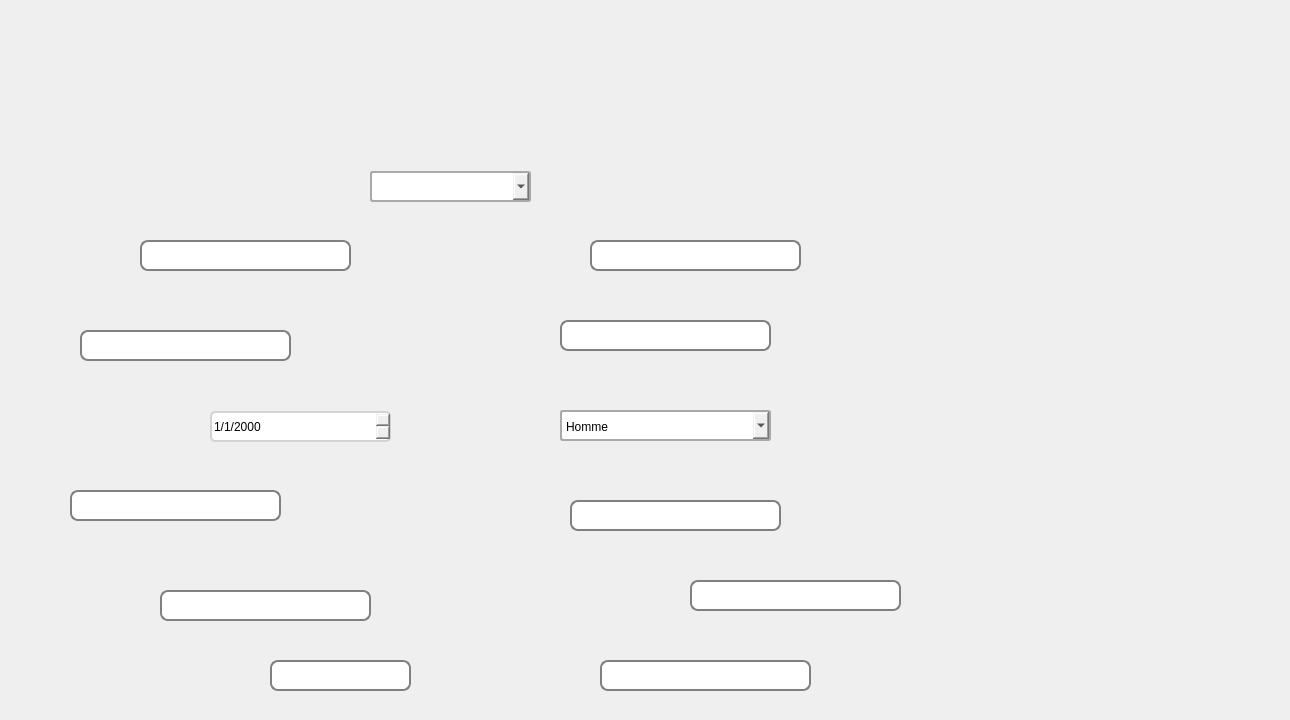
   <widget class="QWidget" name="tab_2">
    <attribute name="title">
     <string>Modifier Personels</string>
    </attribute>
    <widget class="QWidget" name="widget_6" native="true">
     <property name="geometry">
      <rect>
       <x>0</x>
       <y>0</y>
       <width>1281</width>
       <height>711</height>
      </rect>
     </property>
     <property name="styleSheet">
      <string notr="true">QWidget#widget_6
{
	background-image: url(:/ModPers.png);
}</string>
     </property>
     <widget class="QComboBox" name="comboBox">
      <property name="geometry">
       <rect>
        <x>370</x>
        <y>171</y>
        <width>161</width>
        <height>31</height>
       </rect>
      </property>
      <property name="styleSheet">
       <string notr="true">border-width:2px;
border-style:solid;
border-color:darkblue;

border-radius: 3px;
padding: 1px 18px 1px 3px;
min-width: 6em;

background: qlineargradient(x1: 0, y1: 0, x2: 0, y2: 1,
                       stop: 0 #D3D3D3, stop: 0.4 #D8D8D8,
                       stop: 0.5 #DDDDDD, stop: 1.0 #E1E1E1);


padding-top: 3px;
padding-left: 4px;

subcontrol-origin: padding;
subcontrol-position: top right;
width: 15px;

border-left-width: 1px;
border-left-color: darkgray;
border-left-style: solid; 
border-top-right-radius: 3px; 
border-bottom-right-radius: 3px;

top: 1px;
left: 1px;

border: 2px solid darkgray;
selection-background-color: lightgray;

</string>
      </property>
     </widget>
     <widget class="QPushButton" name="pushButton_2">
      <property name="geometry">
       <rect>
        <x>580</x>
        <y>170</y>
        <width>121</width>
        <height>41</height>
       </rect>
      </property>
      <property name="styleSheet">
       <string notr="true">QPushButton{
border-style:solid;

background-color:#AARRGGBB ;
color:#fff;
border-radius:7px;
}


</string>
      </property>
      <property name="text">
       <string/>
      </property>
     </widget>
     <widget class="QPushButton" name="retour_2">
      <property name="geometry">
       <rect>
        <x>1150</x>
        <y>60</y>
        <width>111</width>
        <height>41</height>
       </rect>
      </property>
      <property name="styleSheet">
       <string notr="true">QPushButton{
border-style:solid;

background-color:#AARRGGBB ;
color:#fff;
border-radius:7px;
}

</string>
      </property>
      <property name="text">
       <string/>
      </property>
     </widget>
     <widget class="QPushButton" name="pushButton_4">
      <property name="geometry">
       <rect>
        <x>540</x>
        <y>170</y>
        <width>31</width>
        <height>31</height>
       </rect>
      </property>
      <property name="styleSheet">
       <string notr="true">QPushButton{
border-style:solid;

background-color:#AARRGGBB ;
color:#fff;
border-radius:7px;
}

</string>
      </property>
      <property name="text">
       <string/>
      </property>
     </widget>
     <widget class="QLineEdit" name="Special_2">
      <property name="geometry">
       <rect>
        <x>590</x>
        <y>240</y>
        <width>211</width>
        <height>31</height>
       </rect>
      </property>
      <property name="styleSheet">
       <string notr="true">QLineEdit {
padding: 1px;
border-style: solid;
border: 2px solid gray;
border-radius: 8px;
}</string>
      </property>
     </widget>
     <widget class="QLineEdit" name="LineEdit_7">
      <property name="geometry">
       <rect>
        <x>690</x>
        <y>580</y>
        <width>211</width>
        <height>31</height>
       </rect>
      </property>
      <property name="styleSheet">
       <string notr="true">QLineEdit {
padding: 1px;
border-style: solid;
border: 2px solid gray;
border-radius: 8px;
}</string>
      </property>
     </widget>
     <widget class="QLineEdit" name="Salaire_2">
      <property name="geometry">
       <rect>
        <x>160</x>
        <y>590</y>
        <width>211</width>
        <height>31</height>
       </rect>
      </property>
      <property name="styleSheet">
       <string notr="true">QLineEdit {
padding: 1px;
border-style: solid;
border: 2px solid gray;
border-radius: 8px;
}</string>
      </property>
     </widget>
     <widget class="QLineEdit" name="carteid_2">
      <property name="geometry">
       <rect>
        <x>70</x>
        <y>490</y>
        <width>211</width>
        <height>31</height>
       </rect>
      </property>
      <property name="styleSheet">
       <string notr="true">QLineEdit {
padding: 1px;
border-style: solid;
border: 2px solid gray;
border-radius: 8px;
}</string>
      </property>
     </widget>
     <widget class="QLineEdit" name="Tel_2">
      <property name="geometry">
       <rect>
        <x>570</x>
        <y>500</y>
        <width>211</width>
        <height>31</height>
       </rect>
      </property>
      <property name="styleSheet">
       <string notr="true">QLineEdit {
padding: 1px;
border-style: solid;
border: 2px solid gray;
border-radius: 8px;
}</string>
      </property>
     </widget>
     <widget class="QLineEdit" name="Prenom_2">
      <property name="geometry">
       <rect>
        <x>560</x>
        <y>320</y>
        <width>211</width>
        <height>31</height>
       </rect>
      </property>
      <property name="styleSheet">
       <string notr="true">QLineEdit {
padding: 1px;
border-style: solid;
border: 2px solid gray;
border-radius: 8px;
}</string>
      </property>
     </widget>
     <widget class="QLineEdit" name="Nom_2">
      <property name="geometry">
       <rect>
        <x>80</x>
        <y>330</y>
        <width>211</width>
        <height>31</height>
       </rect>
      </property>
      <property name="styleSheet">
       <string notr="true">QLineEdit {
padding: 1px;
border-style: solid;
border: 2px solid gray;
border-radius: 8px;
}</string>
      </property>
     </widget>
     <widget class="QLineEdit" name="Horaire_2">
      <property name="geometry">
       <rect>
        <x>270</x>
        <y>660</y>
        <width>141</width>
        <height>31</height>
       </rect>
      </property>
      <property name="styleSheet">
       <string notr="true">QLineEdit {
padding: 1px;
border-style: solid;
border: 2px solid gray;
border-radius: 8px;
}</string>
      </property>
     </widget>
     <widget class="QLineEdit" name="Mail_2">
      <property name="geometry">
       <rect>
        <x>600</x>
        <y>660</y>
        <width>211</width>
        <height>31</height>
       </rect>
      </property>
      <property name="styleSheet">
       <string notr="true">QLineEdit {
padding: 1px;
border-style: solid;
border: 2px solid gray;
border-radius: 8px;
}</string>
      </property>
     </widget>
     <widget class="QLineEdit" name="Occupation_2">
      <property name="geometry">
       <rect>
        <x>140</x>
        <y>240</y>
        <width>211</width>
        <height>31</height>
       </rect>
      </property>
      <property name="styleSheet">
       <string notr="true">QLineEdit {
padding: 1px;
border-style: solid;
border: 2px solid gray;
border-radius: 8px;
}</string>
      </property>
     </widget>
     <widget class="QPushButton" name="pushButton_5">
      <property name="geometry">
       <rect>
        <x>1124</x>
        <y>392</y>
        <width>121</width>
        <height>41</height>
       </rect>
      </property>
      <property name="styleSheet">
       <string notr="true">QPushButton{
border-style:solid;

background-color:#AARRGGBB ;
color:#fff;
border-radius:7px;
}


</string>
      </property>
      <property name="text">
       <string/>
      </property>
     </widget>
     <widget class="QDateEdit" name="dateEdit">
      <property name="geometry">
       <rect>
        <x>210</x>
        <y>411</y>
        <width>181</width>
        <height>31</height>
       </rect>
      </property>
      <property name="styleSheet">
       <string notr="true">
QDateEdit::drop-down {
	subcontrol-origin: padding;
	subcontrol-position: top right;
	width: 15px;
 
	border-left-width: 1px;
	border-left-color: darkgray;
	border-left-style: solid;
	border-top-right-radius: 3px;
	border-bottom-right-radius: 3px;
}
QDateEdit {
	border: 2px solid lightgray;
	border-radius: 5px;
}


</string>
      </property>
      <property name="displayFormat">
       <string>d/M/yyyy</string>
      </property>
     </widget>
     <widget class="QComboBox" name="Sexe_2">
      <property name="geometry">
       <rect>
        <x>560</x>
        <y>410</y>
        <width>211</width>
        <height>31</height>
       </rect>
      </property>
      <property name="styleSheet">
       <string notr="true">border-width:2px;
border-style:solid;
border-color:darkblue;

border-radius: 3px;
padding: 1px 18px 1px 3px;
min-width: 6em;

background: qlineargradient(x1: 0, y1: 0, x2: 0, y2: 1,
                       stop: 0 #D3D3D3, stop: 0.4 #D8D8D8,
                       stop: 0.5 #DDDDDD, stop: 1.0 #E1E1E1);


padding-top: 3px;
padding-left: 4px;

subcontrol-origin: padding;
subcontrol-position: top right;
width: 15px;

border-left-width: 1px;
border-left-color: darkgray;
border-left-style: solid; 
border-top-right-radius: 3px; 
border-bottom-right-radius: 3px;

top: 1px;
left: 1px;

border: 2px solid darkgray;
selection-background-color: lightgray;

</string>
      </property>
      <item>
       <property name="text">
        <string>Homme</string>
       </property>
      </item>
      <item>
       <property name="text">
        <string>Femme</string>
       </property>
      </item>
     </widget>
    </widget>
   </widget>
